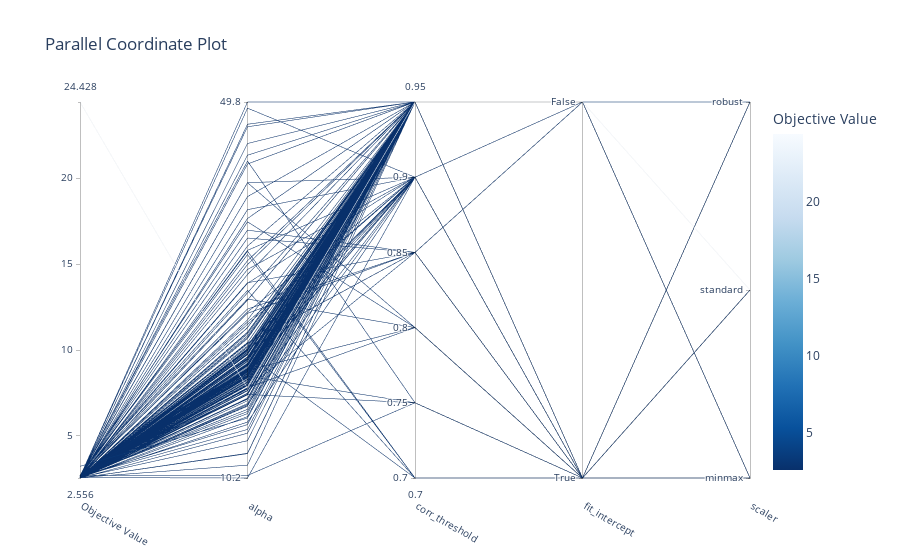

Notebook code for this chart:
### Code cell
vis.plot_parallel_coordinate(study)

### Figure 1 — Plotly figure (JSON) as saved in the notebook; plotly's stock layout.template omitted (floating-point values rounded to 4 significant figures; data arrays with more than 128 entries replaced by an {"elided": "..."} marker saying what was removed)
{"data": [{"dimensions": [{"label": "Objective Value", "range": [2.556, 24.43], "values": {"elided": "200 float values"}}, {"label": "alpha", "range": [1.01, 1.697], "ticktext": ["10.2", "49.8"], "tickvals": [1.01, 1.697], "values": {"elided": "200 float values"}}, {"label": "corr_threshold", "range": [0.7, 0.95], "values": {"elided": "200 float values"}}, {"label": "fit_intercept", "range": [0, 1], "ticktext": ["True", "False"], "tickvals": [0, 1], "values": {"elided": "200 int values"}}, {"label": "scaler", "range": [0, 2], "ticktext": ["minmax", "standard", "robust"], "tickvals": [0, 1, 2], "values": {"elided": "200 int values"}}], "labelangle": 30, "labelside": "bottom", "line": {"color": {"elided": "200 float values"}, "colorbar": {"title": {"text": "Objective Value"}}, "colorscale": [[0, "rgb(247,251,255)"], [0.125, "rgb(222,235,247)"], [0.25, "rgb(198,219,239)"], [0.375, "rgb(158,202,225)"], [0.5, "rgb(107,174,214)"], [0.625, "rgb(66,146,198)"], [0.75, "rgb(33,113,181)"], [0.875, "rgb(8,81,156)"], [1, "rgb(8,48,107)"]], "reversescale": true, "showscale": true}, "type": "parcoords"}], "layout": {"title": {"text": "Parallel Coordinate Plot"}}}
